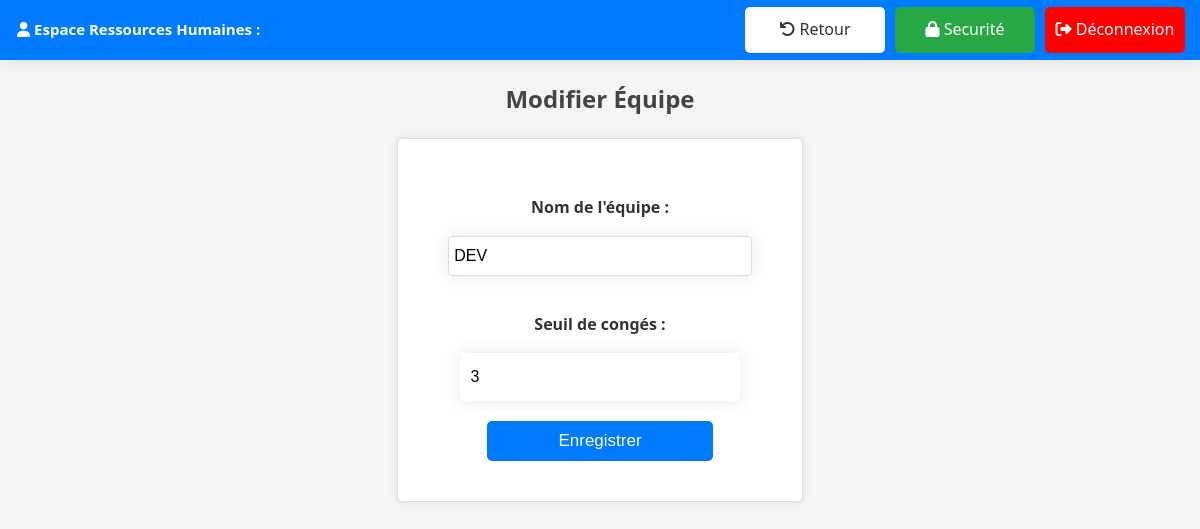
Page /modify/1/Equipe/ (signed in) on the earlier database version.
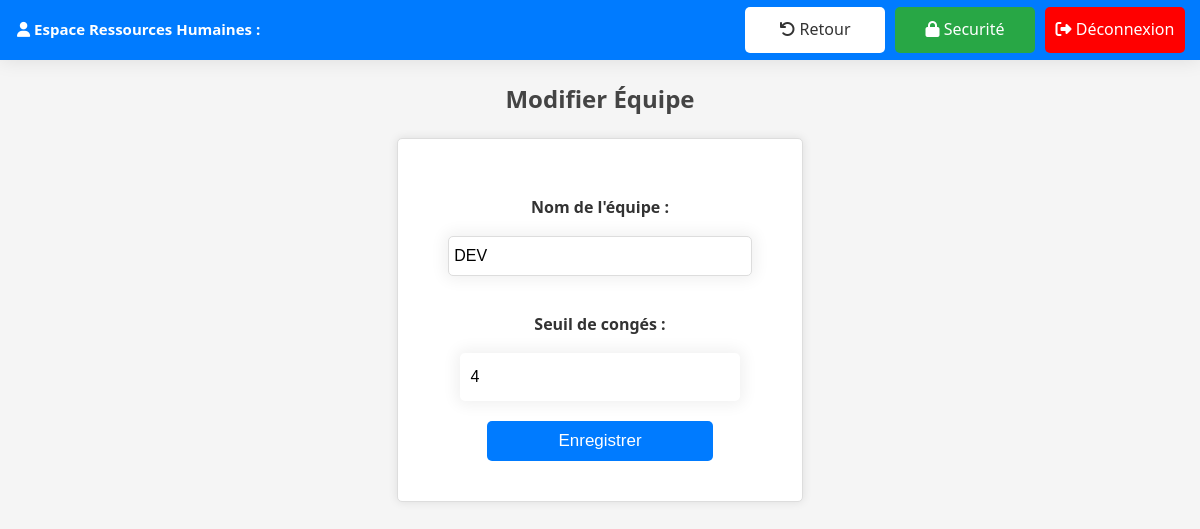
Same page on the later database version.
### users/models.py (models this page shows)
class Equipe(models.Model):
    nom = models.CharField(max_length=100, null=True)
    seuil_conges = models.IntegerField(default=5)

### users/views.py (the view)
# urls.py: path('modify/<int:id>/<str:model>/', views.modify, name='modify'),
@login_required
def modify(request, id, model):
    model_class = globals()[model]
    instance = get_object_or_404(model_class, id=id)
    if model == 'Equipe':
        form_class = EquipeForm
    elif model == 'TypeConge':
        form_class = TypeCongeForm
    if request.method == 'POST':
        form = form_class(request.POST, instance=instance)
        if form.is_valid():
            form.save()
            return redirect('settings')
    else:
        form = form_class(instance=instance)
    context = {
        'form': form,
        'model': model,
    }
    return render(request, 'ressourceshumaines/modify.html', context)

### users/forms.py
class EquipeForm(forms.ModelForm):
    class Meta:
        model = Equipe
        fields = ['nom', 'seuil_conges']
        labels = {
            'nom': 'Nom de l\'équipe',
            'seuil_conges': 'Seuil de congés',
        }

### users/templates/ressourceshumaines/modify.html (shortened to what this page needs)
{% extends "base.html" %}
{% block topbar-left-container %}
<div class="tb-title"><i class="fa-solid fa-user"></i> Espace Ressources Humaines : </div>
{% endblock %}
{% block topbar-right-container %}
<a class="return-button" href="{% url 'settings' %}"><i class="fa-solid fa-arrow-rotate-left"></i> Retour</a>
<a class="security-button" href="{% url 'security' %}"><i class="fa-solid fa-lock"></i> Securité</a>
<a class="logout-button" href="{% url 'logout' %}"><i class="fa-solid fa-right-from-bracket"></i> Déconnexion</a>
{% endblock %}
{% block content %}
<h2>
    {% if model == 'Equipe' %}
        Modifier Équipe
    {% elif model == 'TypeConge' %}
        Modifier Type de Congé
    {% endif %}
</h2>
<form method="post">
    {{ form.as_p }}
    <button type="submit">Enregistrer</button>
</form>
{% endblock %}

Differences in the rows shown:
changed Equipe "DEV": seuil_conges "3" → "4"
